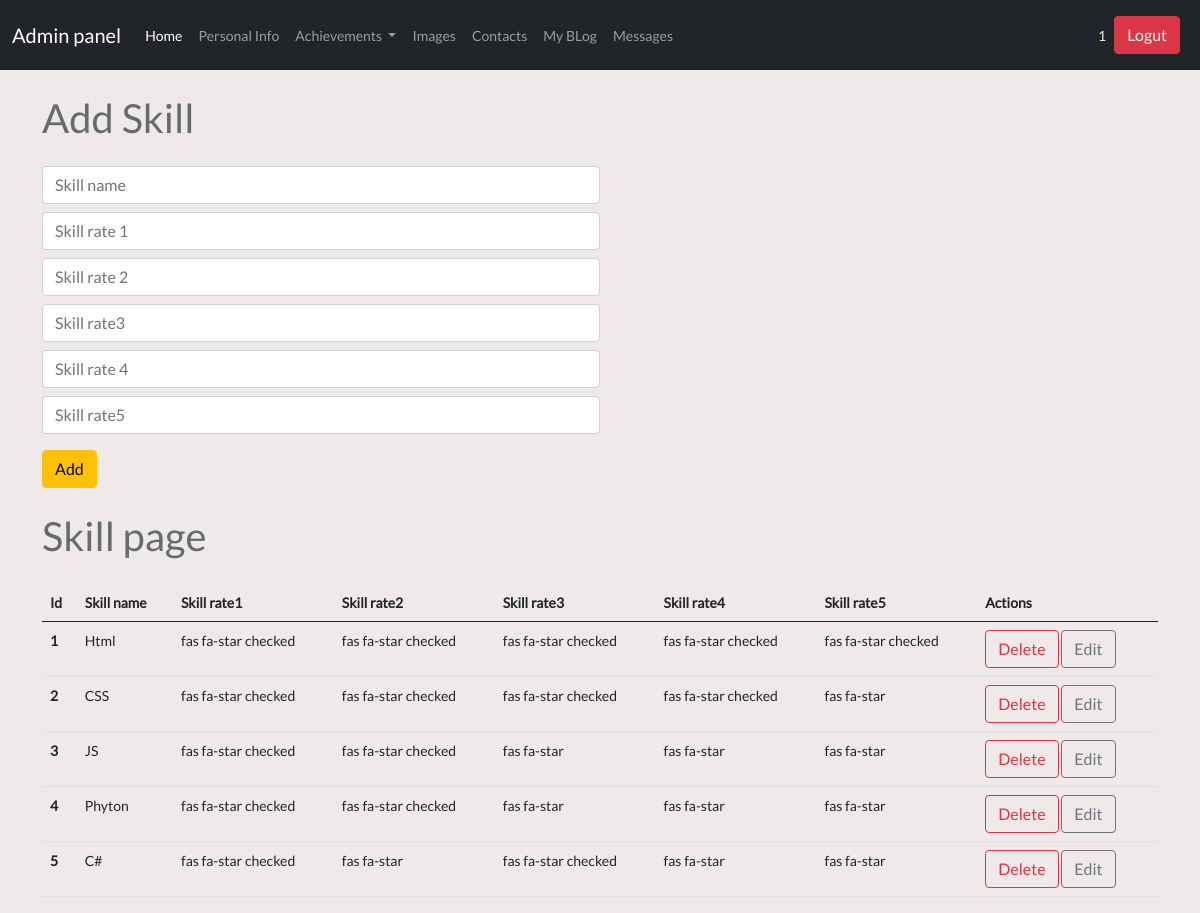
Screenshot of /admin/skill (signed in) with the database file from the repository.
### tables this page shows
CREATE TABLE user (
	id INTEGER NOT NULL, 
	username VARCHAR(20), 
	email VARCHAR(50), 
	password VARCHAR(80), 
	PRIMARY KEY (id), 
	UNIQUE (username), 
	UNIQUE (email)
);

CREATE TABLE skill (
	id INTEGER NOT NULL, 
	skill_name VARCHAR(50), 
	skill_rate1 VARCHAR(50), 
	skill_rate2 VARCHAR(50), 
	skill_rate3 VARCHAR(50), 
	skill_rate4 VARCHAR(50), 
	skill_rate5 VARCHAR(50), 
	PRIMARY KEY (id)
);

### controllers/admin/skill.py (the view, shortened to what this page needs)
@app.route('/admin/skill',methods=['GET','POST'])
@login_required
def admin_skill_index():
    from run import db
    from models import Skill
    skills=Skill.query.all()
    return render_template('admin/skill.html',skills=skills)

### controllers/admin/main.py (called while the page is built)
@app.before_request
def before_request():
    g.user = current_user

### run.py (called while the page is built)
@login_manager.user_loader
def load_user(user_id):
    from models import User
    return User.query.get(user_id)

### templates/admin/skill.html
{% extends "admin/dashboard.html" %} {% block content %}
<div class="container">
  <h1 class="adminpage ml-4 mt-4">Add Skill</h1>
  <form action="/admin/skill" method="POST" class="w-50 ml-4 mt-4">
    <input
      type="text"
      name="skill_name"
      class="form-control my-2"
      placeholder="Skill name"
    />
    <input
      type="text"
      name="skill_rate1"
      class="form-control my-2"
      placeholder="Skill rate 1"
    />
    <input
      type="text"
      name="skill_rate2"
      class="form-control my-2"
      placeholder="Skill rate 2"
    />
    <input
      type="text"
      name="skill_rate3"
      class="form-control my-2"
      placeholder="Skill rate3"
    />
    <input
      type="text"
      name="skill_rate4"
      class="form-control my-2"
      placeholder="Skill rate 4"
    />
    <input
      type="text"
      name="skill_rate5"
      class="form-control my-2"
      placeholder="Skill rate5"
    />
    <input type="submit" class="btn btn-warning my-2" value="Add" />
  </form>
  <h1 class="adminpage ml-4 mt-3">Skill page</h1>
  <table class="table table-hover mt-4 ml-4">
    <thead>
      <tr>
        <th scope="col">Id</th>
        <th scope="col">Skill name</th>
        <th scope="col">Skill rate1</th>
        <th scope="col">Skill rate2</th>
        <th scope="col">Skill rate3</th>
        <th scope="col">Skill rate4</th>
        <th scope="col">Skill rate5</th>
        <th scope="col">Actions</th>
      </tr>
    </thead>
    <tbody>
      {% for skill in skills %}
      <tr>
        <th scope="row">{{skill.id}}</th>
        <td>{{skill.skill_name}}</td>
        <td>{{skill.skill_rate1}}</td>
        <td>{{skill.skill_rate2}}</td>
        <td>{{skill.skill_rate3}}</td>
        <td>{{skill.skill_rate4}}</td>
        <td>{{skill.skill_rate5}}</td>
        <td>
          <a href="/deleteskill/{{skill.id}}" class="btn btn-outline-danger"
            >Delete</a
          >
          <a href="/updateskill/{{skill.id}}" class="btn btn-outline-secondary"
            >Edit</a
          >
        </td>
      </tr>
      {% endfor %}
    </tbody>
  </table>
</div>
{% endblock %}

### templates/admin/dashboard.html (shortened to what this page needs)
<!DOCTYPE html>
<html lang="en">
  <head>
    <link
      href="{{ url_for('static', filename='bootstrap.min.css') }}"
      rel="stylesheet"
    />
    <link rel="stylesheet" href="/static/admin/css/style.css" />
  </head>
  <body>
    <nav class="navbar navbar-expand-lg navbar-dark bg-dark">
      <div class="container-fluid">
        {% if url_for(request.endpoint) == '/admin/dashboard' %}
        <span class="navbar-brand">Admin panel</span>
        {% else %}
        <a class="navbar-brand" href="/admin/dashboard">Admin panel</a>
        {% endif %}
        <div class="collapse navbar-collapse" id="navbarText">
          <ul class="navbar-nav me-auto mb-2 mb-lg-0">
            <li class="nav-item">
              <a class="nav-link active" aria-current="page" href="/admin/home"
                >Home</a
              >
            </li>
            <li class="nav-item">
              <a class="nav-link" href="/admin/persinfo">Personal Info</a>
            </li>
            <li class="nav-item dropdown">
              <a
                class="nav-link dropdown-toggle"
                href="#"
                id="navbarScrollingDropdown"
                role="button"
                data-bs-toggle="dropdown"
                aria-expanded="false"
              >
                Achievements
              </a>
            </li>
            <li class="nav-item">
              <a class="nav-link" href="/admin/images">Images</a>
            </li>
            <li class="nav-item">
              <a class="nav-link" href="/admin/socialprof">Contacts</a>
            </li>
            <li class="nav-item">
              <a class="nav-link" href="/admin/myblog">My BLog</a>
            </li>
            <li class="nav-item">
              <a class="nav-link" href="/admin/form">Messages</a>
            </li>
          </ul>
          <div class="d-flex align-items-center">
            <div style="color: beige">{{ current_user.username }}</div>
            <button
              class="btn btn-danger m-2"
              onclick="window.location.href = '/logout'"
            >
              Logut
            </button>
          </div>
        </div>
      </div>
    </nav>
    {% block content %} {% endblock %}
  </body>
</html>

### static/app/css/style.css (style rules this page uses)
body { font-family: Lato, serif, Calibri, Arial; font-size: 14px; background-color: #efe9e9; color: #656c6d; font-weight: 400; margin: 0; padding: 0; box-sizing: border-box; }

### rows the page displays
user: username "1"
skill: id "1", skill_name "Html", skill_rate1 "fas fa-star checked", skill_rate2 "fas fa-star checked", skill_rate3 "fas fa-star checked", skill_rate4 "fas fa-star checked", skill_rate5 "fas fa-star checked"
skill: id "2", skill_name "CSS", skill_rate1 "fas fa-star checked", skill_rate2 "fas fa-star checked", skill_rate3 "fas fa-star checked", skill_rate4 "fas fa-star checked", skill_rate5 "fas fa-star"
skill: id "3", skill_name "JS", skill_rate1 "fas fa-star checked", skill_rate2 "fas fa-star checked", skill_rate3 "fas fa-star", skill_rate4 "fas fa-star", skill_rate5 "fas fa-star"
skill: id "4", skill_name "Phyton", skill_rate1 "fas fa-star checked", skill_rate2 "fas fa-star checked", skill_rate3 "fas fa-star", skill_rate4 "fas fa-star", skill_rate5 "fas fa-star"
skill: id "5", skill_name "C#", skill_rate1 "fas fa-star checked", skill_rate2 "fas fa-star", skill_rate3 "fas fa-star checked", skill_rate4 "fas fa-star", skill_rate5 "fas fa-star"
